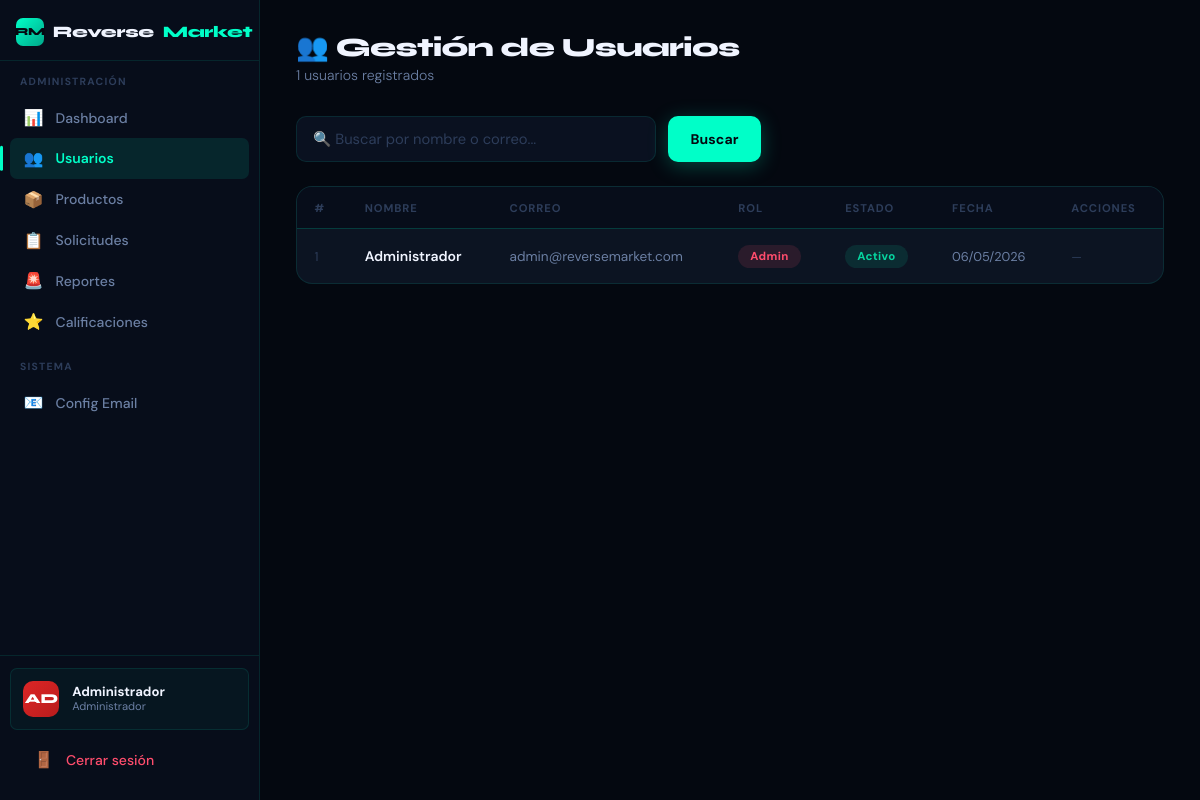
The page /public/views/admin_usuarios.php (signed in) on the database its author committed.
### tables this page shows
CREATE TABLE IF NOT EXISTS usuarios (
    id              INT AUTO_INCREMENT PRIMARY KEY,
    nombre          VARCHAR(100) NOT NULL,
    correo          VARCHAR(100) UNIQUE NOT NULL,
    contraseña      VARCHAR(255) NOT NULL,
    rol             ENUM('comprador','vendedor','admin') NOT NULL,
    estado          ENUM('activo','bloqueado','inactivo') DEFAULT 'activo',
    fecha_creacion  DATETIME DEFAULT CURRENT_TIMESTAMP
);

### public/views/admin_usuarios.php (the view, shortened to what this page needs)
<?php
require_once __DIR__ . '/../../config/db.php';
$buscar = trim($_GET['q'] ?? '');
try {
    $sql = "SELECT * FROM usuarios WHERE 1=1";
    $params = [];
    $sql .= " ORDER BY id DESC";
    $stmt = $pdo->prepare($sql); $stmt->execute($params);
    $usuarios = $stmt->fetchAll();
} catch(PDOException $e){ $usuarios=[]; }
?>
<!DOCTYPE html><html lang="es"><head>
</head><body>
<div class="dashboard-layout">
<?php include __DIR__ . '/../partials/sidebar_admin.php'; ?>
<div class="main-content">
  <div class="page-header">
    <div><h1 class="page-title">👥 Gestión de Usuarios</h1><p class="page-subtitle"><?= count($usuarios) ?> usuarios registrados</p></div>
  </div>
  <form method="GET" style="display:flex;gap:.75rem;margin-bottom:1.5rem">
    <input type="text" name="q" class="form-control" placeholder="🔍 Buscar por nombre o correo..." value="<?= htmlspecialchars($buscar) ?>" style="max-width:360px">
    <button type="submit" class="btn btn-primary">Buscar</button>
  </form>
  <div class="table-wrap">
    <table class="rm-table">
      <thead><tr><th>#</th><th>Nombre</th><th>Correo</th><th>Rol</th><th>Estado</th><th>Fecha</th><th>Acciones</th></tr></thead>
      <tbody>
        <?php foreach($usuarios as $u): $e=$u['estado']??'activo'; ?>
        <tr>
          <td style="color:var(--text-dim);font-size:.8rem"><?= $u['id'] ?></td>
          <td style="font-weight:600"><?= htmlspecialchars($u['nombre']) ?></td>
          <td style="color:var(--text-muted);font-size:.85rem"><?= htmlspecialchars($u['correo']) ?></td>
          <td><span class="badge <?= $u['rol']==='admin'?'badge-danger':($u['rol']==='vendedor'?'badge-info':'badge-success') ?>"><?= ucfirst($u['rol']) ?></span></td>
          <td><span class="badge <?= $e==='activo'?'badge-success':'badge-danger' ?>"><?= ucfirst($e) ?></span></td>
          <td style="font-size:.8rem;color:var(--text-muted)"><?= date('d/m/Y',strtotime($u['fecha_creacion']??'now')) ?></td>
          <td>
            <?php if($u['rol']!=='admin'):?>
            <div style="display:flex;gap:.4rem;flex-wrap:wrap">
              <?php if($e==='activo'):?>
                <a href="?bloquear=<?= $u['id'] ?>" class="btn btn-warning btn-sm" style="background:rgba(255,190,11,.15);color:var(--warning);border:1px solid rgba(255,190,11,.25)" onclick="event.preventDefault();RM.confirm('¿Bloquear a este usuario?',()=>{window.location.href=this.href})">🔒 Bloquear</a>
              <?php else:?>
                <a href="?activar=<?= $u['id'] ?>" class="btn btn-sm" style="background:rgba(6,214,160,.12);color:var(--success);border:1px solid rgba(6,214,160,.2)">✓ Activar</a>
              <?php endif;?>
              <a href="?eliminar=<?= $u['id'] ?>" class="btn btn-danger btn-sm" onclick="event.preventDefault();RM.confirm('¿Eliminar este usuario? Esta acción no se puede deshacer.',()=>{window.location.href=this.href})">🗑</a>
            </div>
            <?php else:?><span style="font-size:.76rem;color:var(--text-dim)">—</span><?php endif;?>
          </td>
        </tr>
        <?php endforeach;?>
      </tbody>
    </table>
  </div>
</div></div></body></html>

### public/partials/sidebar_admin.php (shortened to what this page needs)
<?php
$initials = strtoupper(mb_substr($_SESSION['nombre'] ?? 'A', 0, 2));
$page     = basename($_SERVER['PHP_SELF']);
?>
<aside class="sidebar">
  <div class="sidebar-brand">Reverse<span>Market</span></div>
  <div class="sidebar-section">Administración</div>
  <ul class="sidebar-nav">
    <li><a href="admin_dashboard.php" class="<?= $page=='admin_dashboard.php'?'active':'' ?>"><span class="icon">📊</span> Dashboard</a></li>
    <li><a href="admin_usuarios.php" class="<?= $page=='admin_usuarios.php'?'active':'' ?>"><span class="icon">👥</span> Usuarios</a></li>
    <li><a href="admin_productos.php" class="<?= $page=='admin_productos.php'?'active':'' ?>"><span class="icon">📦</span> Productos</a></li>
    <li><a href="admin_solicitudes.php" class="<?= $page=='admin_solicitudes.php'?'active':'' ?>"><span class="icon">📋</span> Solicitudes</a></li>
    <li><a href="admin_reportes.php" class="<?= $page=='admin_reportes.php'?'active':'' ?>">
      <span class="icon">🚨</span> Reportes
    </a></li>
    <li><a href="admin_calificaciones.php" class="<?= $page=='admin_calificaciones.php'?'active':'' ?>"><span class="icon">⭐</span> Calificaciones</a></li>
  </ul>
  <div class="sidebar-section">Sistema</div>
  <ul class="sidebar-nav">
    <li><a href="admin_email_config.php" class="<?= basename($_SERVER['PHP_SELF'])==='admin_email_config.php'?'active':'' ?>"><span class="icon">📧</span> Config Email</a></li>
  </ul>
  <div class="sidebar-bottom">
    <div class="sidebar-user">
      <div class="user-avatar" style="background:linear-gradient(135deg,#dc2626,#b91c1c);color:#fff"><?= $initials ?></div>
      <div>
        <div class="user-name"><?= htmlspecialchars(mb_substr($_SESSION['nombre'] ?? 'Admin',0,16)) ?></div>
        <div class="user-role">Administrador</div>
      </div>
    </div>
    <ul class="sidebar-nav">
      <li><a href="../controllers/logout.php" style="color:var(--danger)"><span class="icon">🚪</span> Cerrar sesión</a></li>
    </ul>
  </div>
</aside>

### rows shown on the page
usuarios: id "1", nombre "Administrador", correo "admin@reversemarket.com", rol "Admin", estado "Activo", fecha_creacion "06/05/2026"

### other values the page prints
$initials "AD"
mb_substr($_SESSION['nombre'] ?? 'Admin',0,16) "Administrador"
count($usuarios) "1"
